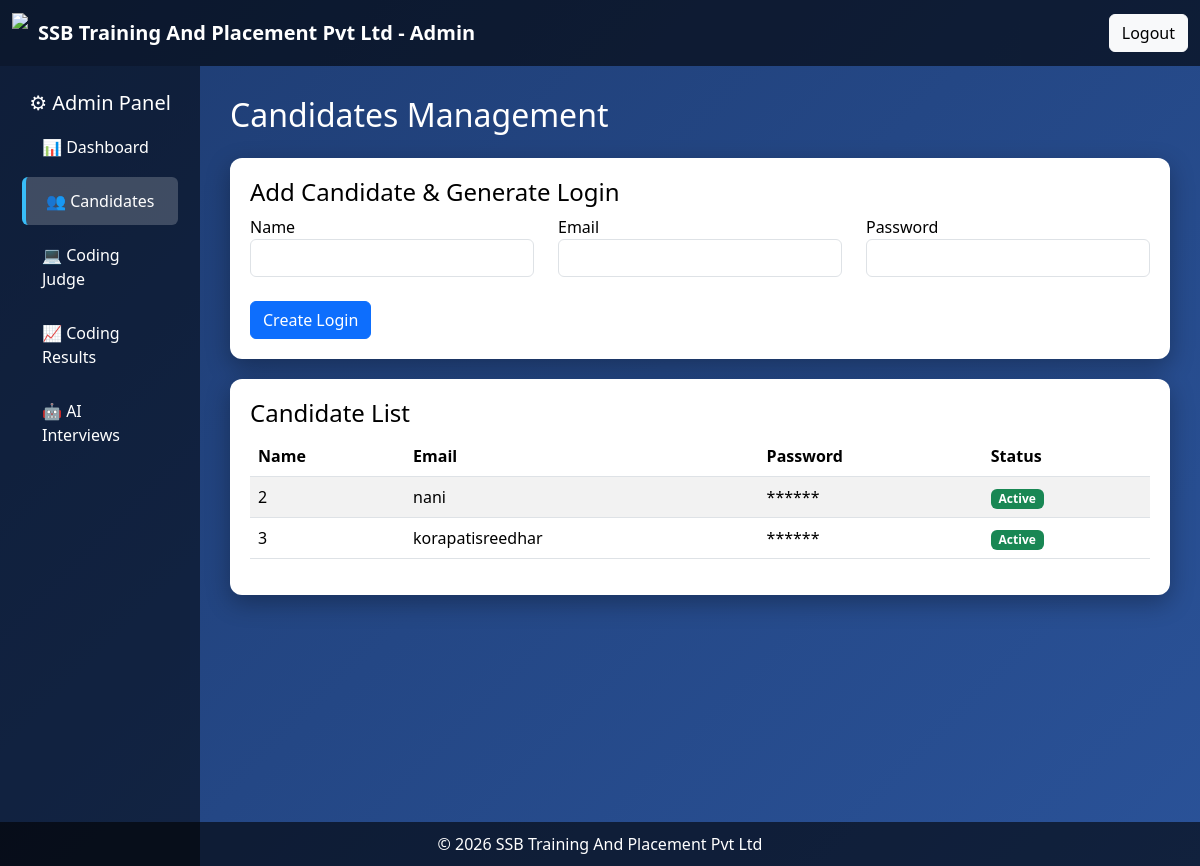
Page /admin_candidates on the committed database.
### tables this page shows
CREATE TABLE users(
        id INTEGER PRIMARY KEY AUTOINCREMENT,
        name TEXT,
        email TEXT UNIQUE,
        password BLOB,
        role TEXT
    );

### app.py (the view)
@app.route("/admin_candidates")
def admin_candidates():
    conn = sqlite3.connect("database.db")
    cur = conn.cursor()
    cur.execute("SELECT id,name,email FROM users WHERE role='candidate'")
    candidates = cur.fetchall()
    conn.close()
    return render_template("admin_candidates.html", candidates=candidates)

### templates/admin_candidates.html (shortened to what this page needs)
<!DOCTYPE html>
<html lang="en">
<head>
<link href="https://cdn.jsdelivr.net/npm/bootstrap@5.3.2/dist/css/bootstrap.min.css" rel="stylesheet">
<link rel="stylesheet" href="https://cdnjs.cloudflare.com/ajax/libs/font-awesome/6.5.0/css/all.min.css">
</head>
<body>
<div id="particles-js"></div>
<nav class="navbar navbar-dark">
<div class="container-fluid">
<a class="navbar-brand d-flex align-items-center">
<img src="{{ url_for('static', filename='media/logo.jpeg') }}" class="logo">
<b>SSB Training And Placement Pvt Ltd - Admin</b>
</a>
<a href="/" class="btn btn-light">Logout</a>
</div>
</nav>
<div class="container-fluid">
<div class="row">
<div class="col-md-2 sidebar">
<h5 class="text-center">⚙ Admin Panel</h5>
<a href="/admin_dashboard">📊 Dashboard</a>
<a class="active" href="/admin_candidates">👥 Candidates</a>
<a href="/admin_coding_judge">💻 Coding Judge</a>
<a href="/admin_results">📈 Coding Results</a>
<a href="/admin_ai_interviews">🤖 AI Interviews</a>
</div>
<div class="col-md-10 main-area">
<h2 class="mb-4">Candidates Management</h2>
<div class="card-box">
<h4>Add Candidate & Generate Login</h4>
<div class="row">
<div class="col-md-4">
<label>Name</label>
<input id="name" class="form-control" required>
</div>
<div class="col-md-4">
<label>Email</label>
<input id="email" class="form-control" required>
</div>
<div class="col-md-4">
<label>Password</label>
<input id="password" type="password" class="form-control" autocomplete="off" required>
</div>
</div>
<br>
<button class="btn btn-primary" onclick="addCandidate()">Create Login</button>
</div>
<div class="card-box">
<h4>Candidate List</h4>
<table class="table table-striped">
<thead>
<tr>
<th>Name</th>
<th>Email</th>
<th>Password</th>
<th>Status</th>
</tr>
</thead>
<tbody>
{% for c in candidates %}
<tr>
<td>{{ c[0] }}</td>
<td>{{ c[1] }}</td>
<td>******</td>
<td><span class="badge bg-success">Active</span></td>
</tr>
{% endfor %}
</tbody>
</table>
</div>
</div>
</div>
</div>
<footer class="footer">
© 2026 SSB Training And Placement Pvt Ltd
</footer>
</body>
</html>

### templates/admin_candidates.html (style rules this page uses)
body { margin:0; font-family:'Segoe UI'; background:linear-gradient(135deg,#1e3c72,#2a5298); color:white; }
#particles-js { position:fixed; top:0; left:0; width:100%; height:100%; z-index:0; }
.navbar { background:rgba(0,0,0,0.6); }
.logo { height:40px; margin-right:10px; }
.sidebar { min-height:100vh; background:rgba(0,0,0,0.5); padding-top:25px; position:relative; z-index:1; }
.sidebar a { display:block; color:white; padding:12px 20px; text-decoration:none; border-radius:6px; margin:6px 10px; transition:0.3s; }
.sidebar a.active { background:rgba(255,255,255,0.2); border-left:4px solid #38BDF8; }
.main-area { position:relative; z-index:1; padding:30px; }
.card-box { background:white; color:black; border-radius:12px; padding:20px; box-shadow:0 8px 25px rgba(0,0,0,0.3); margin-bottom:20px; }
.footer { text-align:center; padding:10px; background:rgba(0,0,0,0.6); position:fixed; bottom:0; width:100%; }

### rows in the picture
users: id "2", name "nani"
users: id "3", name "korapatisreedhar"
